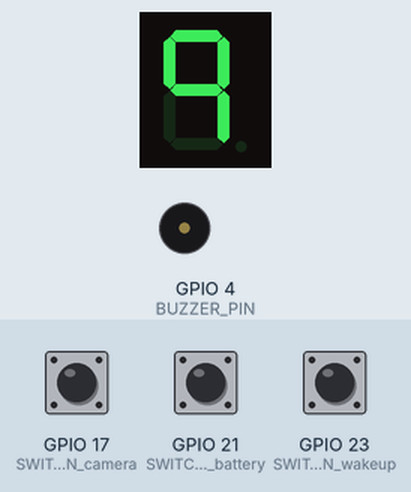
Bench run of a program on a simulated Raspberry Pi (BCM pin numbers). On the bench: 1-digit seven-segment display, buzzer (waves = sounding). The inputs (shaded band) are chosen by the test bench; at power-on: GPIO 23 (SWITCH_PIN_wakeup) HIGH, GPIO 17 (SWITCH_PIN_camera) HIGH, GPIO 21 (SWITCH_PIN_battery) HIGH. The camera gives no picture and a still takes 0.5 s; the segment pins are drawn as the display they are named for.

Above: at 1.2 s.
1.3 s: GPIO 23 (SWITCH_PIN_wakeup) pulled LOW for 0.15 s
At 1.7 s:
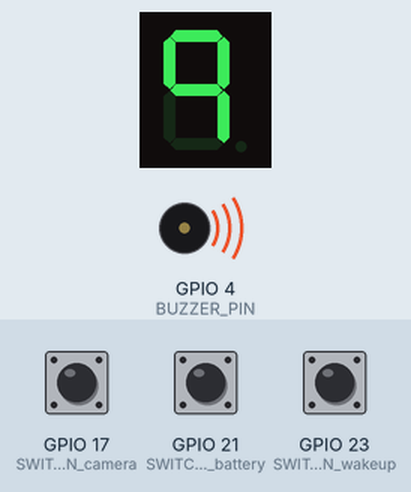
Timing chart, 0 to 8.9 s (numbered marks = the images above; inputs shaded):
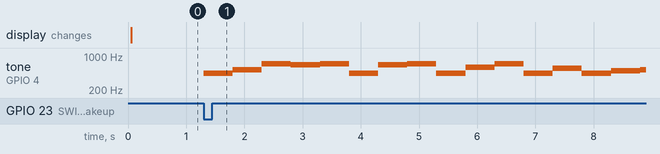

The program:

uhuhuhu.py
```python
import RPi.GPIO as GPIO
import time
import picamera

path ='/home/pi/src3/08_tngod'

camera = picamera.PiCamera()
GPIO.setmode(GPIO.BCM)
GPIO.setwarnings(False)

#세븐세그먼트 설정
SEGMENT_PINS = [5,6,13,19,26,16,20]
for segment in SEGMENT_PINS:
    GPIO.setup(segment, GPIO.OUT)
    GPIO.output(segment, GPIO.LOW)

data = [[1, 1, 1, 1, 1, 1, 0],  # 0
        [0, 1, 1, 0, 0, 0, 0],  # 1
        [1, 1, 0, 1, 1, 0, 1],  # 2
        [1, 1, 1, 1, 0, 0, 1],  # 3
        [0, 1, 1, 0, 0, 1, 1],  # 4
        [1, 0, 1, 1, 0, 1, 1],  # 5
        [1, 0, 1, 1, 1, 1, 1],  # 6
        [1, 1, 1, 0, 0, 0, 0],  # 7
        [1, 1, 1, 1, 1, 1, 1],  # 8
        [1, 1, 1, 0, 0, 1, 1]]  # 9

#핀설정
SWITCH_PIN_wakeup = 23
SWITCH_PIN_sleep = 24
SWITCH_PIN_camera = 17
SWITCH_PIN_battery = 21
BUZZER_PIN = 4


#버튼설정
GPIO.setup(SWITCH_PIN_wakeup, GPIO.IN, pull_up_down = GPIO.PUD_UP)
GPIO.setup(SWITCH_PIN_sleep, GPIO.IN, pull_up_down = GPIO.PUD_UP)
GPIO.setup(SWITCH_PIN_camera, GPIO.IN, pull_up_down = GPIO.PUD_UP)
GPIO.setup(SWITCH_PIN_battery, GPIO.IN, pull_up_down = GPIO.PUD_UP)


GPIO.setup(BUZZER_PIN, GPIO.OUT)
pwm = GPIO.PWM(BUZZER_PIN, 1)


melody_sleep = [262, 523, 492, 392, 440, 494, 523, 262, 440, 392, 262,349, 330, 262, 294, 330, 349, 294, 294, 330, 262] #sleep 멜로디
melody_wakeup = [440, 523, 698, 659, 698, 440, 659, 698, 440, 587, 698, 440, 554, 440, 494, 523, 554, 587, 523, 494, 440, 392] #wakeup 멜로디

bt = 9 #현재 배터리

try:


    while True:
        #버튼입력
        val_sleep = GPIO.input(SWITCH_PIN_sleep)
        val_wakeup = GPIO.input(SWITCH_PIN_wakeup)
        val_battery = GPIO.input(SWITCH_PIN_battery)
        val_camera = GPIO.input(SWITCH_PIN_camera)

        if bt<1 : #배터리가 다 닳으면 끝남
            break

        for i in range(7): #현재 배터리 출력
            GPIO.output(SEGMENT_PINS[i], data[bt][i])

        if val_camera == 0: #카메라
            bt-=1 #배터리 1 소모
            camera.resolution = (640,480)
            camera.start_preview()
            time.sleep(3)
            camera.capture('%s/photo.jpg'%path)


        if val_sleep == 0: #sleep 멜로디 출력
            bt-=1
            pwm.start(10)
            for i in melody_sleep:
                pwm.ChangeFrequency(i)
                time.sleep(0.5)
            pwm.stop()

        elif val_wakeup == 0: #wakeup 멜로디 출력
            bt-=1
            pwm.start(10)
            for i in melody_wakeup:
                pwm.ChangeFrequency(i)
                time.sleep(0.5)
            pwm.stop()


#끝
finally:
    pwm.stop()
    camera.stop_preview()
    GPIO.cleanup()
    print('cleanup and exit')
```

Measured:
- after the input at 1.3 s, tone on GPIO 4 (BUZZER_PIN): plays 440 Hz for 0.50 s, 523 Hz for 0.50 s, 698 Hz for 0.50 s, 659 Hz for 0.50 s, 698 Hz for 0.50 s, 440 Hz for 0.50 s … (16 notes in this stretch), starting at once
